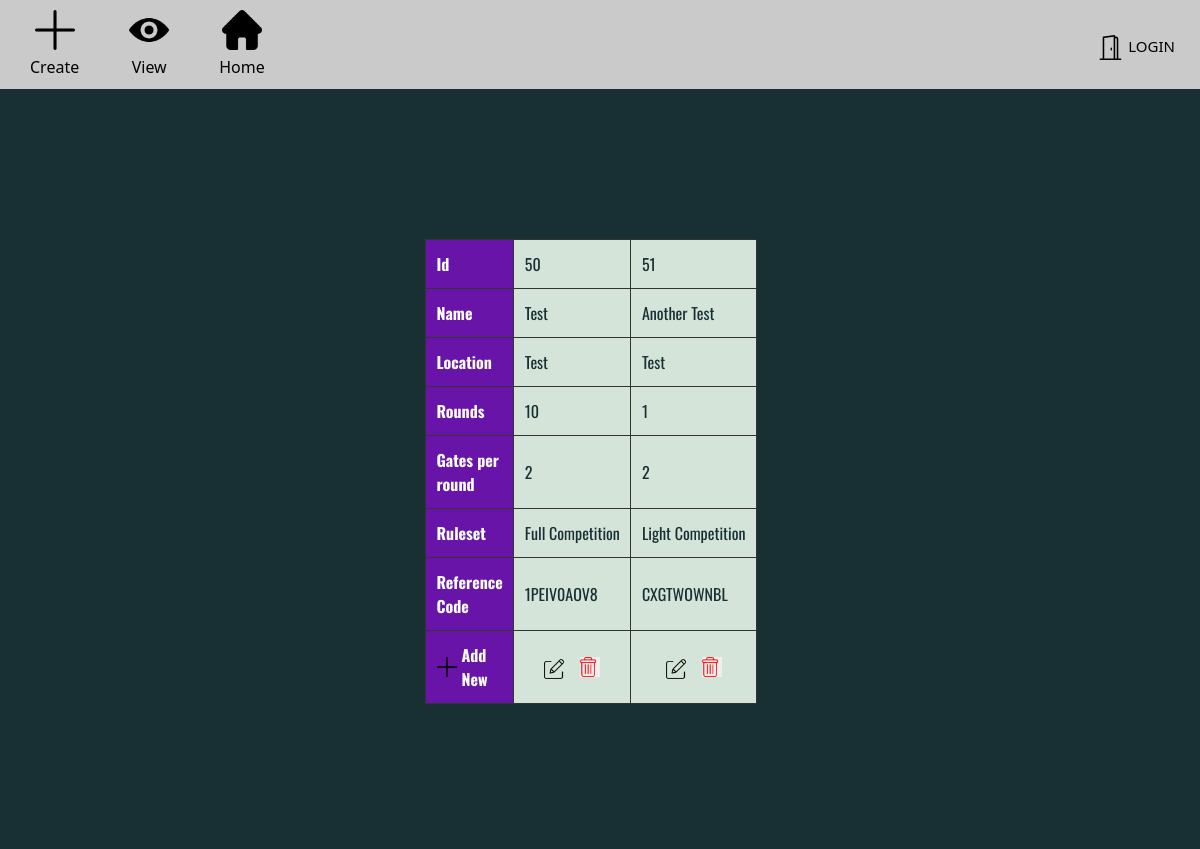
The page /account/comp/list/ on the database as committed earlier.
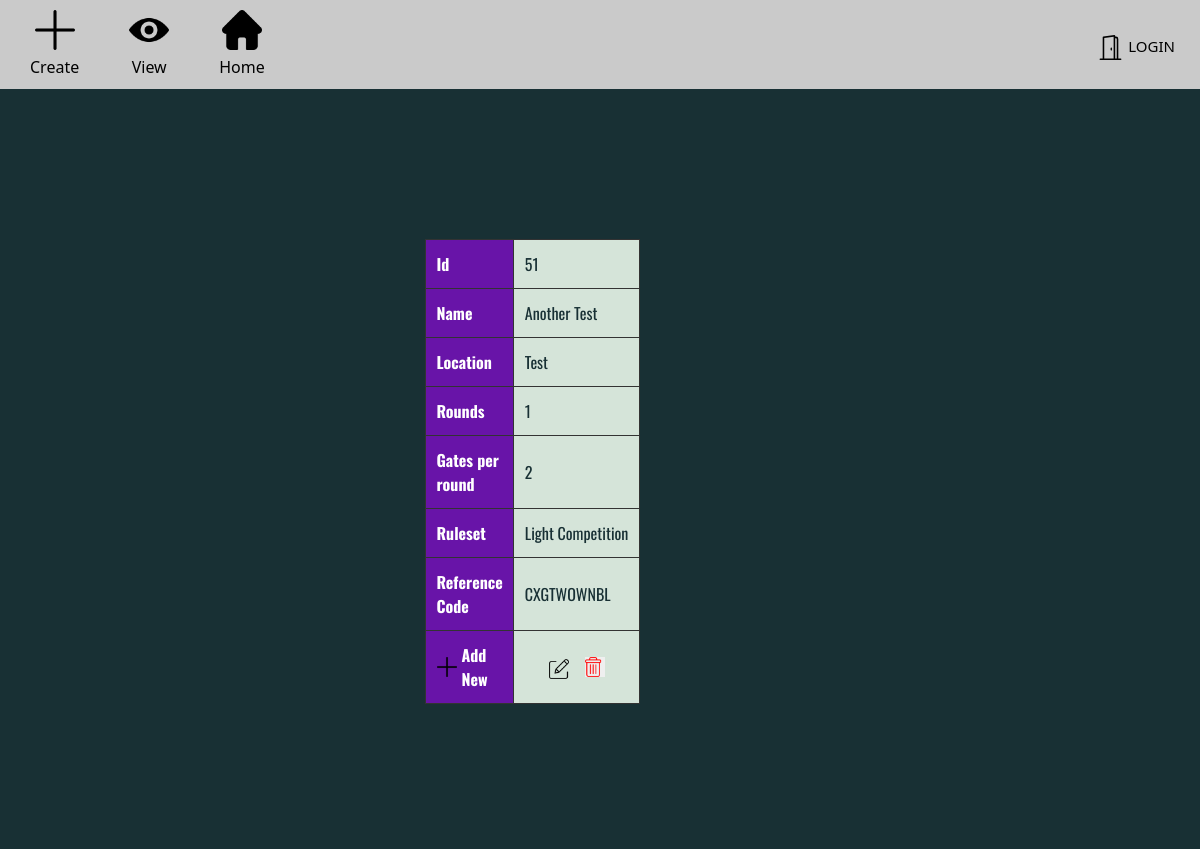
The same page on the database as committed later.
### database/models.py (models this page shows, shortened)
class Competition(models.Model):
    name = models.CharField(max_length=100)
    location = models.CharField(max_length=50)
    no_of_rounds = models.IntegerField(validators= [MinValueValidator (1, message='Please enter a number greater than or equal to 1'), MaxValueValidator (30, message='Please enter a number less than or equal to 30')])
    gates_per_round = models.IntegerField(validators= [MinValueValidator (1), MaxValueValidator (30)])
    ruleset = models.ForeignKey(Ruleset, on_delete=models.CASCADE)
    ref_code = models.CharField(
           max_length = 10,
           blank=True,
           editable=False,
           unique=True,
           default=get_random_string(5, allowed_chars=string.ascii_uppercase + string.digits)
    )

class Ruleset(models.Model):
    name = models.CharField(max_length=100, unique=True)
    def __str__(self):
        return self.name

### database/views.py (the view)
# urls.py: path('comp/list/', views.comp_list, name='finn'),
def comp_list(request):
    context = {
        'comp_list': Competition.objects.all()
    }
    return render(request, "competition_register/comp_list.html", context)

### database/templates/competition_register/comp_list.html (shortened to what this page needs)
{% extends 'base.html' %}
{% load static %}
{% block head %}
<link rel="stylesheet" href="{% static 'list.css' %}">
{% endblock %}
{% block content %}
<div class="Tscroll">
    <table id="comp">
            <tr>
                <th>Id</th>
                {% for comp in comp_list %}
                <td>{{comp.id}}</td>
                {% endfor %}
            </tr>
            <tr>
                <th>Name</th>
                {% for comp in comp_list %}
                <td>{{comp.name}}</td>
                {% endfor %}
            </tr>
            <tr>
                <th>Location</th>
                {% for comp in comp_list %}
                <td>{{comp.location}}</td>
                {% endfor %}
            </tr>
            <tr>
                <th>Rounds</th>
                {% for comp in comp_list %}
                <td>{{comp.no_of_rounds}}</td>
                {% endfor %}
            </tr>
            <tr>
                <th>Gates per round</th>
                {% for comp in comp_list %}
                <td>{{comp.gates_per_round}}</td>
                {% endfor %}
            </tr>
            <tr>
                <th>Ruleset</th>
                {% for comp in comp_list %}
                <td>{{comp.ruleset}}</td>
                {% endfor %}
            </tr>
            <tr>
                <th>Reference Code</th>
                {% for comp in comp_list %}
                <td>{{comp.ref_code}}</td>
                {% endfor %}
            </tr>
            <tr>
                <th>
                    <a href="{% url 'comp_insert' %}" class="add-user">
                        <img src="{% static 'plus.png' %}" alt="" class="edit" style="height: 20px;"> Add New</a>
                </th>
                {% for comp in comp_list %}
                <td class="add-new">
                    <div class="please">
                        <a href="{% url 'comp_update' comp.id %}">
                            <img src="{% static 'edit.png' %}" alt="" class="edit" style="height: 20px;">
                        </a>
                        <form action="{% url 'comp_delete' comp.id %}" method="post">
                            <button type="submit" class="del"
                                onclick="return confirm('Do you really want to delete user {{comp.name}}?')"><img
                                    src="/database/static/delete.png" style="height:20px"></button>
                        </form>
                    </div>
                </td>
                {% endfor %}
            </tr>
        </table>
    </div>
{% endblock %}

Rows that differ between the two databases and show on the page:
removed Competition: id "50", name "Test", location "Test", no_of_rounds "10", gates_per_round "2", ruleset "Full Competition", ref_code "1PEIV0AOV8"
